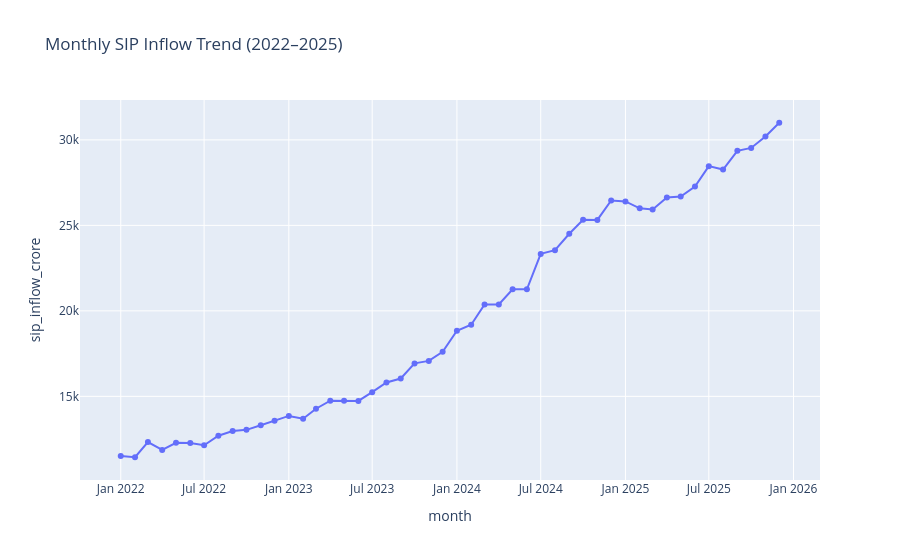

Source (notebook cell):
### Code cell
fig = px.line(
    sip,
    x="month",
    y="sip_inflow_crore",
    title="Monthly SIP Inflow Trend (2022–2025)",
    markers=True
)

fig.show()
